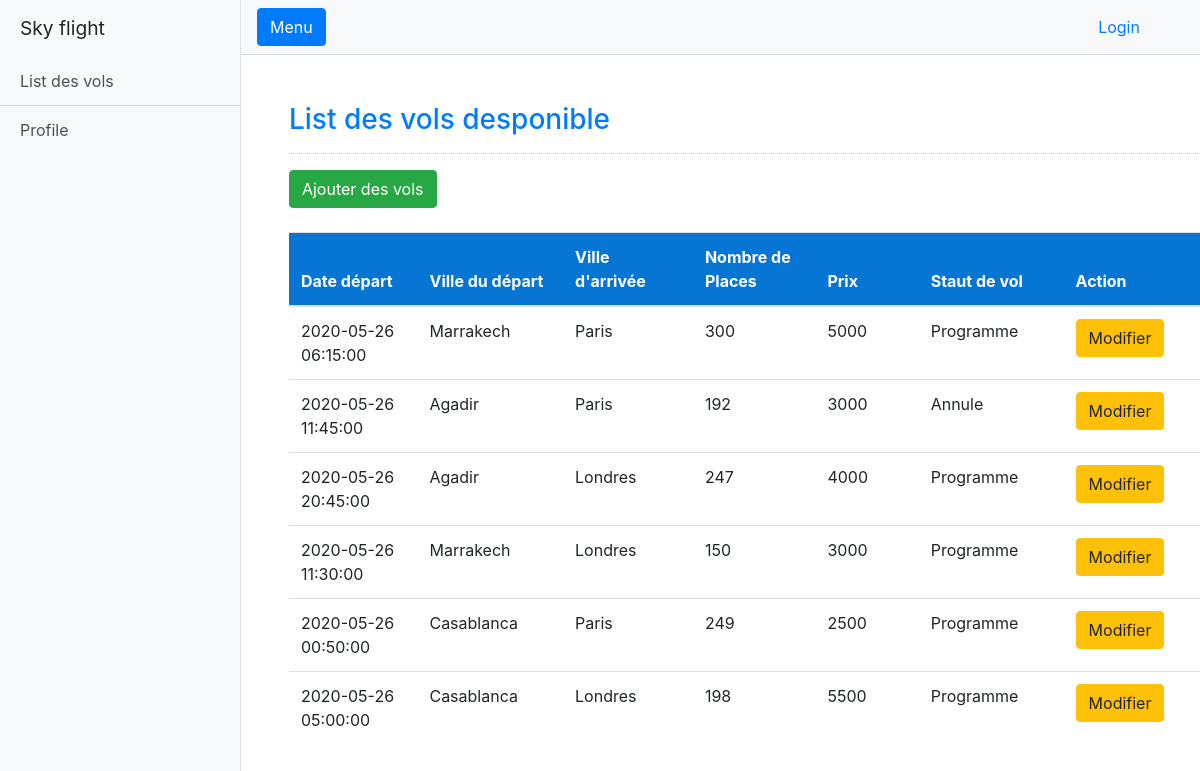
Screenshot of /view/admin.php with the database file from the repository.
### tables this page shows
CREATE TABLE `vols` (
  `id` int(11) NOT NULL,
  `depart` varchar(254) DEFAULT NULL,
  `destination` varchar(254) DEFAULT NULL,
  `date_depart` timestamp NULL DEFAULT NULL,
  `num_place` int(11) DEFAULT NULL,
  `prix` int(11) DEFAULT NULL,
  `statut` varchar(100) NOT NULL
);

### model/volsclass.php (called while the page is built, shortened)
<?php
 class Vol{
		function __construct() {
			$this->conn = new mysqli("localhost","root","","gestion_reservations");
		}
		function vol_show_all() {
			$query = "SELECT * from vols";
			$stmt = $this->conn->prepare($query);
			$stmt->execute();
			$result = $stmt->get_result();
			return  $result;
		}
}
?>

### view/admin.php (the view, shortened to what this page needs)
<?php
include('../model/volsclass.php');
?>
<!DOCTYPE html>
<html lang="en">
<head>
	<link rel="stylesheet" href="https://stackpath.bootstrapcdn.com/bootstrap/4.4.1/css/bootstrap.min.css"
>
	<link href="../public/css/simple-sidebar.css" rel="stylesheet">
	<link type="text/css" rel="stylesheet" href="../public/css/table.css" />
</head>
<body>
	<div class="d-flex" id="wrapper">
		<div class="bg-light border-right" id="sidebar-wrapper">
			<div class="sidebar-heading">Sky flight </div>
			<div class="list-group list-group-flush">
				<a href="admin.php" class="list-group-item list-group-item-action bg-light">List des vols</a>
				<a href="admin_profile.php" class="list-group-item list-group-item-action bg-light">Profile</a>
			</div>
		</div>
		<div id="page-content-wrapper">
		<nav class="navbar navbar-expand-lg navbar-light bg-light border-bottom">
                <button class="btn btn-primary" id="menu-toggle"> Menu</button>
                <div class="collapse navbar-collapse" id="navbarSupportedContent">
                    <?php if (isset($_SESSION['nom']) && isset($_SESSION['prenom']) && isset($_SESSION['statut'])) {?>
                    <ul class="navbar-nav ">
                        <li class="nav-item dropdown">
                            <a class="nav-link dropdown-toggle" href="#" id="navbarDropdown" role="button"
                                data-toggle="dropdown" aria-haspopup="true" aria-expanded="false">
                                <?= $_SESSION["nom"]; ?> <?= $_SESSION["prenom"]; ?>
                            </a>
                            <div class="dropdown-menu" aria-labelledby="navbarDropdown">
                                <a class="dropdown-item" href="#">Statut : <samp><?= $_SESSION["statut"]; ?></samp></a>
                                <a class="dropdown-item" href="logout.php">Je me déconnecte</a>
                                <div class="dropdown-divider"></div>
                            </div>
                        </li>
                    </ul>
                    <?php } else { ?>
                        <ul style='margin-left: 90%;' class="navbar-nav  ">
                        <li class="nav-item ">
                        <a class="nav-lik " href="identification.php">Login</a>
                        </li>
                        </ul>
                    <?php }; ?>
            </nav>
			<div class="col-md-12 well"  style="margin: 3%;padding: 2%;">
				<h3 class="text-primary">List des vols desponible</h3>
				<hr style="border-top:1px dotted #ccc;" />
				<button type="button" class="btn btn-success" data-toggle="modal" data-target="#form_modal"> Ajouter des vols</button>
				<br /><br />
				<table class="table " id="table" >
					<thead class="alert-success">
						<tr>
							<th>Date départ</th>
							<th>Ville du départ</th>
							<th>Ville d'arrivée</th>
							<th>Nombre de Places</th>
							<th>Prix</th>
							<th>Staut de vol</th>
							<th>Action</th>
						</tr>
					</thead>
					<tbody style="background-color:#fff;">
						<?php
						$vol = new Vol();
   						$res = $vol -> vol_show_all();
					while($fetch = mysqli_fetch_array($res)){
				?>
						<tr>
							<td><?php echo $fetch['date_depart']?></td>
							<td><?php echo $fetch['depart']?></td>
							<td><?php echo $fetch['destination']?></td>
							<td><?php echo $fetch['num_place']?></td>
							<td><?php echo $fetch['prix']?></td>
							<td><?php echo $fetch['statut']?></td>
							<td><button class="btn btn-warning" data-toggle="modal" type="button"
									data-target="#update_modal<?php echo $fetch['id']?>"> Modifier</button></td>
						</tr>
						<?php
					include 'vol_update.php';
					}
				?>
</body>
</html>

### view/vol_update.php (shortened to what this page needs)
</div>

### public/css/simple-sidebar.css (style rules this page uses)
body { overflow-x: hidden; }
#sidebar-wrapper { min-height: 100vh; margin-left: -15rem; -webkit-transition: margin .25s ease-out; -moz-transition: margin .25s ease-out; -o-transition: margin .25s ease-out; transition: margin .25s ease-out; }
#sidebar-wrapper .sidebar-heading { padding: 0.875rem 1.25rem; font-size: 1.2rem; }
#sidebar-wrapper .list-group { width: 15rem; }
#page-content-wrapper { min-width: 100vw; }
@media (min-width: 768px) { #sidebar-wrapper { margin-left: 0; } }
@media (min-width: 768px) { #page-content-wrapper { min-width: 0; width: 100%; } }

### public/css/table.css (style rules this page uses)
#table th { padding-top: 12px; padding-bottom: 12px; text-align: left; background-color: #0775d4; color: white; width: 400px; }

### rows the page displays
vols: date_depart "2020-05-26 06:15:00", depart "Marrakech", destination "Paris", num_place "300", prix "5000", statut "Programme"
vols: date_depart "2020-05-26 11:45:00", depart "Agadir", destination "Paris", num_place "192", prix "3000", statut "Annule"
vols: date_depart "2020-05-26 20:45:00", depart "Agadir", destination "Londres", num_place "247", prix "4000", statut "Programme"
vols: date_depart "2020-05-26 11:30:00", depart "Marrakech", destination "Londres", num_place "150", prix "3000", statut "Programme"
vols: date_depart "2020-05-26 00:50:00", depart "Casablanca", destination "Paris", num_place "249", prix "2500", statut "Programme"
vols: date_depart "2020-05-26 05:00:00", depart "Casablanca", destination "Londres", num_place "198", prix "5500", statut "Programme"
